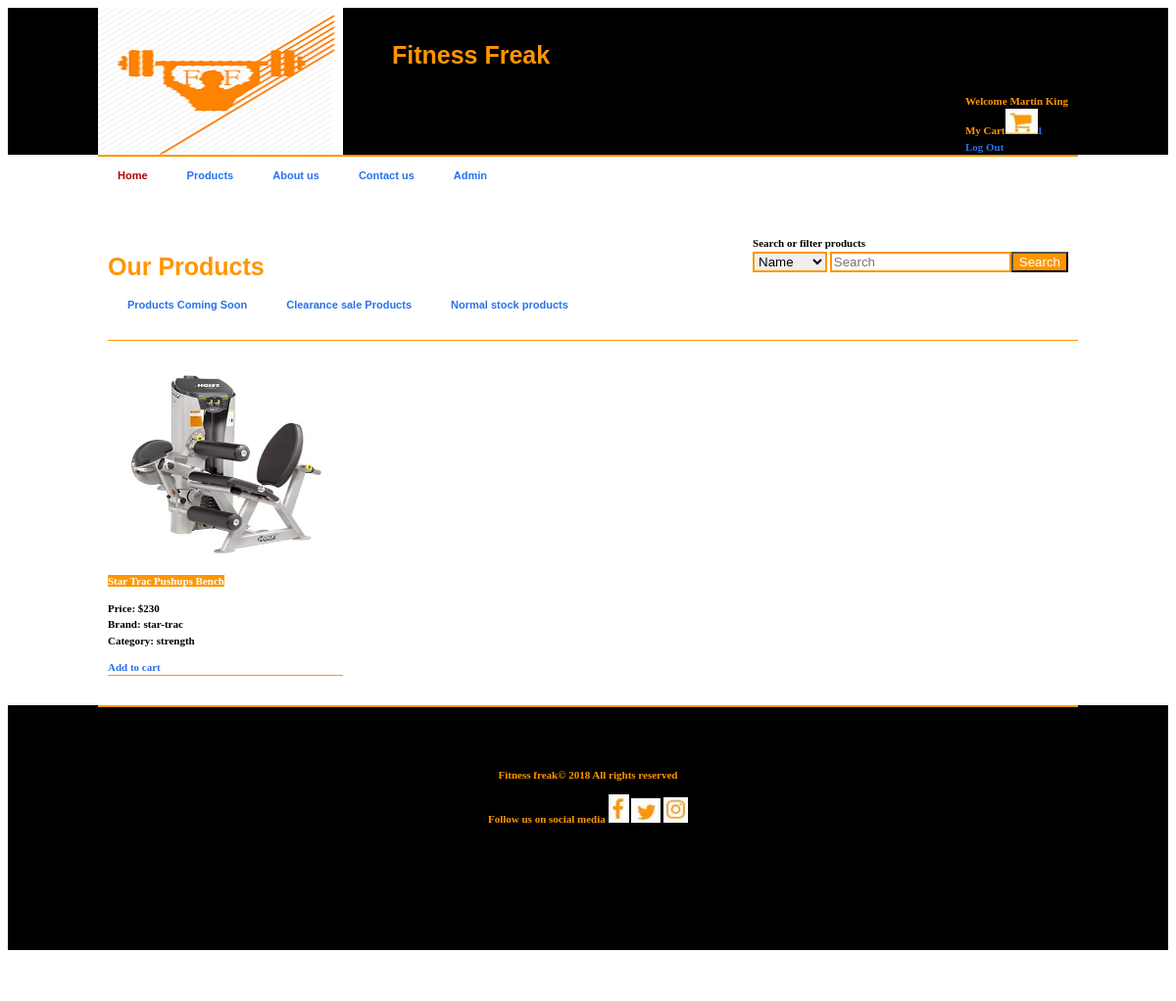
The page /coming.php (signed in) on the database its author committed.
### tables this page shows
CREATE TABLE IF NOT EXISTS `customer` (
`customerID` int(11) NOT NULL,
  `firstName` varchar(50) NOT NULL,
  `lastName` varchar(50) NOT NULL,
  `email` varchar(250) NOT NULL,
  `phoneNumber` varchar(25) NOT NULL,
  `address` varchar(250) NOT NULL,
  `password` varchar(250) NOT NULL
);

CREATE TABLE IF NOT EXISTS `product` (
`productID` int(11) NOT NULL,
  `name` varchar(100) NOT NULL,
  `price` decimal(10,0) NOT NULL,
  `quantity` int(11) NOT NULL,
  `status` varchar(25) NOT NULL,
  `category` varchar(50) NOT NULL,
  `brand` varchar(50) NOT NULL,
  `image` varchar(250) NOT NULL,
  `addedBy` int(11) NOT NULL
);

### includes/methods.php (called while the page is built, shortened)
<?php
function fetchValue($sql,$columnName){
	include 'connection.php';
	$value="";
	$fetchQuery=$db->query($sql);
	while ($rows=mysqli_fetch_array($fetchQuery)){
		$value=$rows[$columnName];
	}
	return $value;
}
function countValue($sql,$columnName){
	include 'connection.php';
	$count=0;
	$fetchQuery=$db->query($sql);
	while ($rows=mysqli_fetch_array($fetchQuery)){
		$count=$count+1;
	}
	return $count;
}

### coming.php (the view, shortened to what this page needs)
<?php
if (!isset($_SESSION['login_customer']) || (trim($_SESSION['login_customer']) == '')) {
   $customerID=null;
}else{
$customerID=$_SESSION['login_customer'];
}
require 'includes/connection.php';
require 'includes/methods.php';
?>
<!DOCTYPE html PUBLIC "-//W3C//DTD XHTML 1.0 Transitional//EN" "http://www.w3.org/TR/xhtml1/DTD/xhtml1-transitional.dtd">
<html xmlns="http://www.w3.org/1999/xhtml">
<head>
<link href="style.css" rel="stylesheet" type="text/css" />
</head>
<body>
	<div class="header">
    	<div class="header_container">
            <div class="logo">
            	<img src="images/logo.png" alt="LOGO" width="250px" height="150px"/>
            </div>
			 <div class="title">
            <h1>Fitness Freak</h1>
			 </div>
			  <div class="login">
			  <?php if ($customerID==null){ ?>
						<a href="login.php">Login</a> /
						<a href="register.php">Register</a><br>
			  <?php }else {
						echo "Welcome ".fetchValue("select firstname from customer where customerID='$customerID'","firstname")." ".fetchValue("select lastName from customer where customerID='$customerID'","lastName");
						echo "<br> My Cart<a href='cart.php'><img src='images/social/c.JPG' alt='cart'>".countValue("select cartID from cart where customerID='$customerID' AND status='pending'","cartID")."</a>";
						echo "<br><a href='logout.php'>Log Out</a>";
					} ?>
			   </div>
		</div>
		<div class="menus">
			<div class="menu_container">
                <div id="menucase">
                  <div id="stylefour">
                    <ul>
                      <li><a href="index.php" class="current">Home</a></li>
                      <li><a href="products.php">Products</a></li>
					  <li><a href="aboutus.php">About us</a></li>
					  <li><a href="contactus.php">Contact us</a></li>
                      <li><a href="admin_login.php">Admin</a></li>
                    </ul>
                  </div>
                </div>
            </div>
		</div>
    </div>
    <div class="main">
		<div class="login">
					<form action="search_products.php" method="post">
					<label>Search or filter products</label><br>
						<select name="searchType">
							<option value="name">Name</option>
						</select>
						<input type="text" placeholder="Search" name="search_field"/><input type="submit" value="Search" name="search_button">
					</form>
			</div>
		<br></br>
        <div class="content">
            <div class="products">
            	<p><h1>Our Products</h1></p>
		<div class="menus">
			<div class="menu_container">
                <div id="menucase">
                  <div id="stylefour">
                    <ul>
                      <li><a href="coming.php">Products Coming Soon</a></li>
					  <li><a href="clearance.php">Clearance sale Products</a></li>
					  <li><a href="normal.php">Normal stock products</a></li>
                    </ul>
                  </div>
                </div>
            </div>
		</div>
                <hr>
				<?php
				$getProducts=$db->query("select productID,name,price,image,brand,category from product where status='coming'");
				while($rows=mysqli_fetch_array($getProducts)){
					$productID=$rows[0];
					$productName=$rows[1];
					$price=$rows[2];
					$image=$rows[3];
					$brand=$rows[4];
					$category=$rows[5];
				?>
            	<div class="item">
                	<img src="images/products/<?php echo $image; ?>" width="240px" height="200px" alt="PRODUCT" />
                    <p><span class="theme"><?php echo $productName; ?></span></p>
					<p><?php echo "Price: $".$price ?><br>
					<?php echo "Brand: ".$brand ?><br>
					<?php echo "Category: ".$category ?>
					</p>
					<a href="add_to_cart.php?productID=<?php echo $productID; ?>">Add to cart</a>
                </div>
				<?php } ?>
            </div>
        </div>
    </div>
    <div class="footer">
    	<div class="footer_container">
        	<p>Fitness freak&copy; 2018 All rights reserved</p> <p>Follow us on social media
			<a href="#"><img src="images/social/f.jpg" alt="F"></a>
			<a href="#"><img src="images/social/t.jpg" alt="T"></a>
			<a href="#"><img src="images/social/i.jpg" alt="I"></a>
			</p>
        </div>
    </div>
</body>
</html>

### style.css (style rules this page uses)
body { font: bold 11px/1.5em Verdana; text-align:left; }
a { text-decoration:none; color:#2672ef; }
h1 { font-family:Verdana, Arial, Helvetica, sans-serif; font-size:25px; font-weight:bold; margin:0; padding:0; color:#ff9600; }
hr { border:none; border-top:1px solid #ff9600; height:1px; margin-bottom:25px; }
.theme { background:#ff9600; color:#FFF; }
.header { height:150px; width:100%; background:#000; color:#ff9600; margin-bottom:20px; }
.header_container { width:1000px; margin-right:auto; margin-left:auto; height:100%; border-bottom:2px solid #ff9600; }
.title { padding-top:40px; }
.login { float:right; margin-top:20px; padding:10px; width:auto; }
.login input[type=text] { border:2px solid #ff9600; }
.login input[type=submit] { background: #ff9600; color:#fff; }
.login select { border:2px solid #ff9600; }
#stylefour { position:relative; display:block; height:39px; font-size:11px; font-weight:bold; font-family:Arial,Verdana,Helvitica,sans-serif; }
#stylefour ul { margin:0; padding:0; list-style-type:none; width:auto; }
#stylefour ul li { display:block; float:left; margin:0; }
#stylefour ul li a { display:block; float:left; color:#2672ef; text-decoration:none; padding:11px 20px 0 20px; height:23px; }
#stylefour ul li a:hover,#stylefour ul li a.current { color:#B30000; background:#fff top right; }
.footer { height:250px; width:100%; background:#000; color:#ff9600; }
.footer_container { width:1000px; margin-right:auto; margin-left:auto; height:100%; text-align:center; padding-top:50px; border-top:2px solid #ff9600; }
.main { overflow:hidden; margin-bottom:20px; width:1000px; margin-left:auto; margin-right:auto; }
.logo { width:300px; height:100%; float:left; }
.menu_container { width:600px; height:100%; float:left; }
.menus { width:1000px; margin-right:auto; margin-left:auto; height:50px; }
.content { width:100%; height:auto; margin-bottom:15px; position:relative; }
.products { height:auto; width:1000px; padding:10px; margin-bottom:10px; }
.item { width:240px; height:315px; border-bottom:#ff9600 1px solid; float:left; margin-right:10px; margin-bottom:10px; }

### rows shown on the page
customer: firstName "Martin", lastName "King"
product: image (picture), name "Star Trac Pushups Bench", price "230", brand "star-trac", category "strength"
